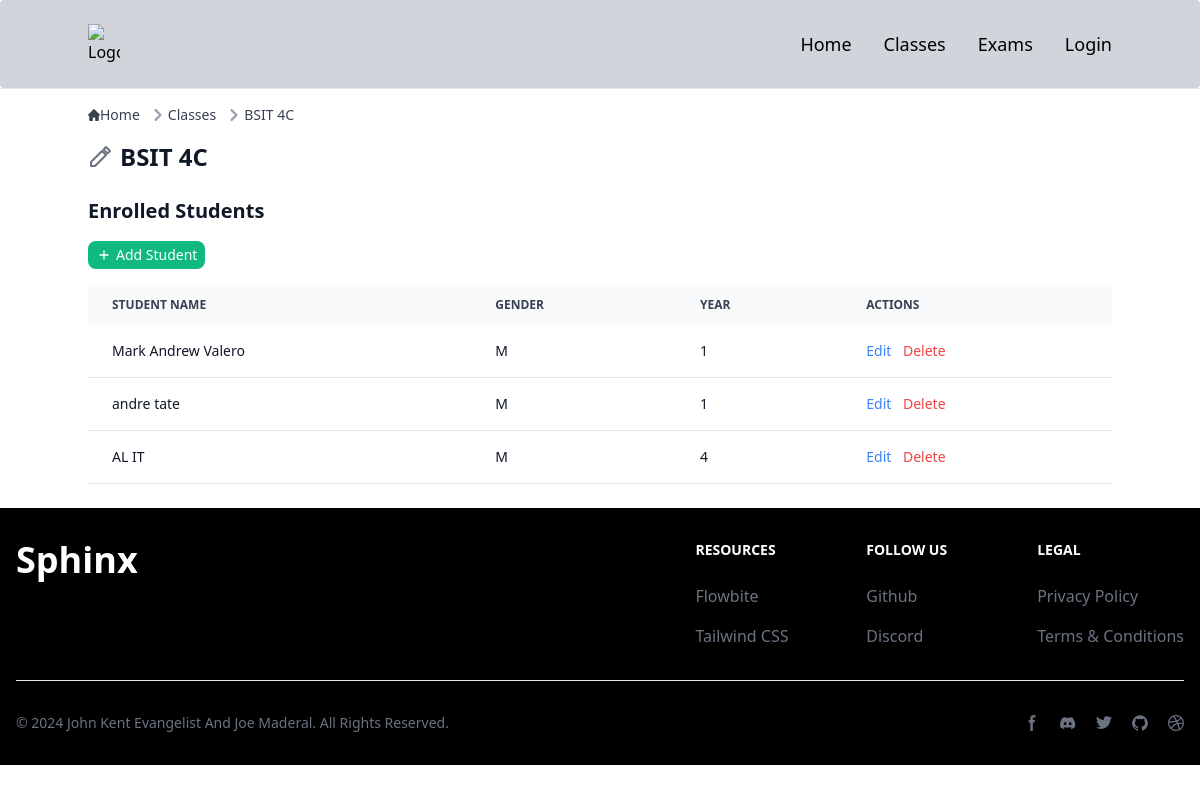
The app's page /classes/1/, older data.
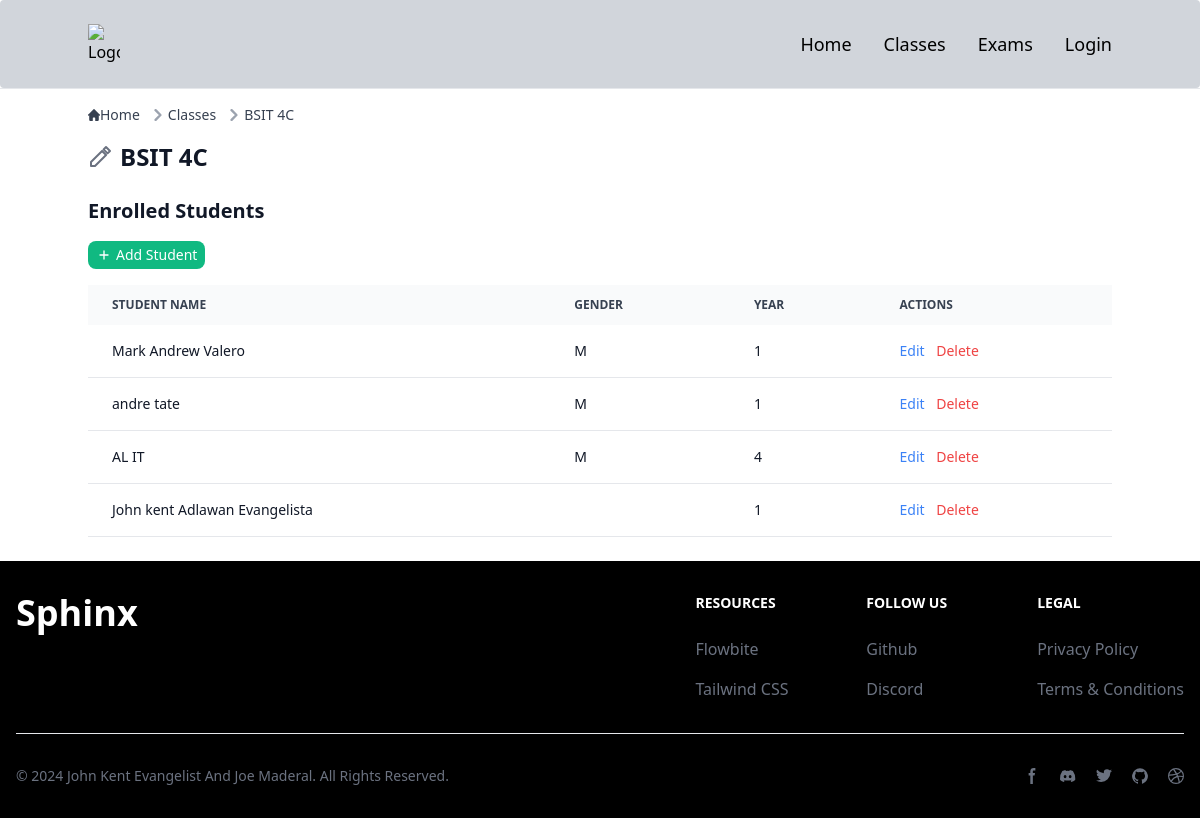
The same page, newer data.
### smartscoreapp/models.py (models this page shows, shortened)
class Student(models.Model):
    GENDER_CHOICES = [
        ('M', 'Male'),
        ('F', 'Female'),
        ('O', 'Other'),
    ]
    name = models.CharField(max_length=100)
    year = models.IntegerField()
    gender = models.CharField(max_length=1, choices=GENDER_CHOICES)
    assigned_class = models.ForeignKey(Class, on_delete=models.CASCADE, related_name='students')

### smartscoreapp/views.py (the view)
# urls.py: path('classes/<int:class_id>/', class_detail_view, name='class_detail'),
def class_detail_view(request, class_id):
    class_instance = get_object_or_404(Class, id=class_id)
    students = class_instance.students.all()
    if request.method == 'POST':
        form = ClassNameForm(request.POST, instance=class_instance)
        if form.is_valid():
            form.save()
            messages.success(request, 'Class name updated successfully.')
            return redirect('class_detail', class_id=class_instance.id)
        else:
            messages.error(request, 'Error updating class name. Please check the form.')
    else:
        form = ClassNameForm(instance=class_instance)
    context = {
        'class': class_instance,
        'students': students,
        'form': form,
    }
    return render(request, 'class_detail.html', context)

### templates/class_detail.html (shortened to what this page needs)
{% extends "base.html" %}
{% block content %}
  <nav class="flex mb-4" aria-label="Breadcrumb">
    <ol class="inline-flex items-center space-x-1 md:space-x-2 rtl:space-x-reverse">
      <li class="inline-flex items-center">
        <a href="{% url 'index' %}" class="inline-flex items-center text-sm font-medium text-gray-700 hover:text-blue-600 dark:text-gray-400 dark:hover:text-white">
          Home
        </a>
      </li>
      <li class="flex items-center">
        <svg class="rtl:rotate-180 w-3 h-3 text-gray-400 mx-1" aria-hidden="true" xmlns="http://www.w3.org/2000/svg" fill="none" viewBox="0 0 6 10">
          <path stroke="currentColor" stroke-linecap="round" stroke-linejoin="round" stroke-width="2" d="m1 9 4-4-4-4"/>
        </svg>
        <a href="{% url 'classes' %}" class="text-sm font-medium text-gray-700 hover:text-blue-600 dark:text-gray-400 dark:hover:text-white">Classes</a>
      </li>
      <li class="flex items-center">
        <svg class="rtl:rotate-180 w-3 h-3 text-gray-400 mx-1" aria-hidden="true" xmlns="http://www.w3.org/2000/svg" fill="none" viewBox="0 0 6 10">
          <path stroke="currentColor" stroke-linecap="round" stroke-linejoin="round" stroke-width="2" d="m1 9 4-4-4-4"/>
        </svg>
        <span class="text-sm font-medium text-gray-700 dark:text-gray-400">{{ class.name }}</span>
      </li>
    </ol>
  </nav>
  <div class="mb-6 flex items-center cursor-pointer" onclick="openUpdateClassModal()">
    <h1 class="text-2xl font-semibold text-gray-900 dark:text-white" onclick="openUpdateClassModal()">{{ class.name }}</h1>
  </div>
  <h2 class="text-xl font-semibold text-gray-900 dark:text-white mb-4">Enrolled Students</h2>
  <div class="mb-4">
    <button
      class="flex items-center text-sm text-white bg-green-500 hover:bg-green-600 px-2 py-1 rounded-lg focus:outline-none"
      onclick="openAddStudentModal()">
      <svg class="w-4 h-4 mr-1" fill="none" stroke="currentColor" viewBox="0 0 24 24" xmlns="http://www.w3.org/2000/svg">
        <path stroke-linecap="round" stroke-linejoin="round" stroke-width="2" d="M12 6v6m0 0v6m0-6h6m-6 0H6"></path>
      </svg>
      Add Student
    </button>
  </div>
<div class="relative overflow-x-auto mb-6">
  <table class="w-full text-sm text-left rtl:text-right text-gray-500 dark:text-gray-400">
    <thead class="text-xs text-gray-700 uppercase bg-gray-50 dark:bg-gray-700 dark:text-gray-400">
      <tr>
        <th scope="col" class="px-6 py-3">Student Name</th>
        <th scope="col" class="px-6 py-3">Gender</th>
        <th scope="col" class="px-6 py-3">Year</th>
        <th scope="col" class="px-6 py-3">Actions</th>
      </tr>
    </thead>
    <tbody>
      {% for student in students %}
        <tr class="bg-white border-b dark:bg-gray-800 dark:border-gray-700">
          <td class="px-6 py-4 font-medium text-gray-900 dark:text-white">{{ student.name }}</td>
          <td class="px-6 py-4 text-gray-900 dark:text-white">{{ student.gender }}</td>
          <td class="px-6 py-4 text-gray-900 dark:text-white">{{ student.year }}</td>
          <td class="px-6 py-4">
            <button class="text-blue-500 hover:text-blue-600 dark:text-blue-400 dark:hover:text-blue-500 mr-2"
              onclick="openEditModal('{{ student.id }}', '{{ student.name }}', '{{ student.gender }}', '{{ student.year }}')">Edit</button>
            <button class="text-red-500 hover:text-red-600 dark:text-red-400 dark:hover:text-red-500"
              onclick="openDeleteModal('{{ student.id }}', '{{ student.name }}')">Delete</button>
          </td>
        </tr>
      {% empty %}
        <tr class="bg-white border-b dark:bg-gray-800 dark:border-gray-700">
          <td colspan="4" class="px-6 py-4 text-center text-gray-500 dark:text-gray-400">No students enrolled yet.</td>
        </tr>
      {% endfor %}
    </tbody>
  </table>
</div>
{% endblock %}

Row changes from the older to the newer data that the page shows:
added Student: name "John kent Adlawan Evangelista", year "1"
